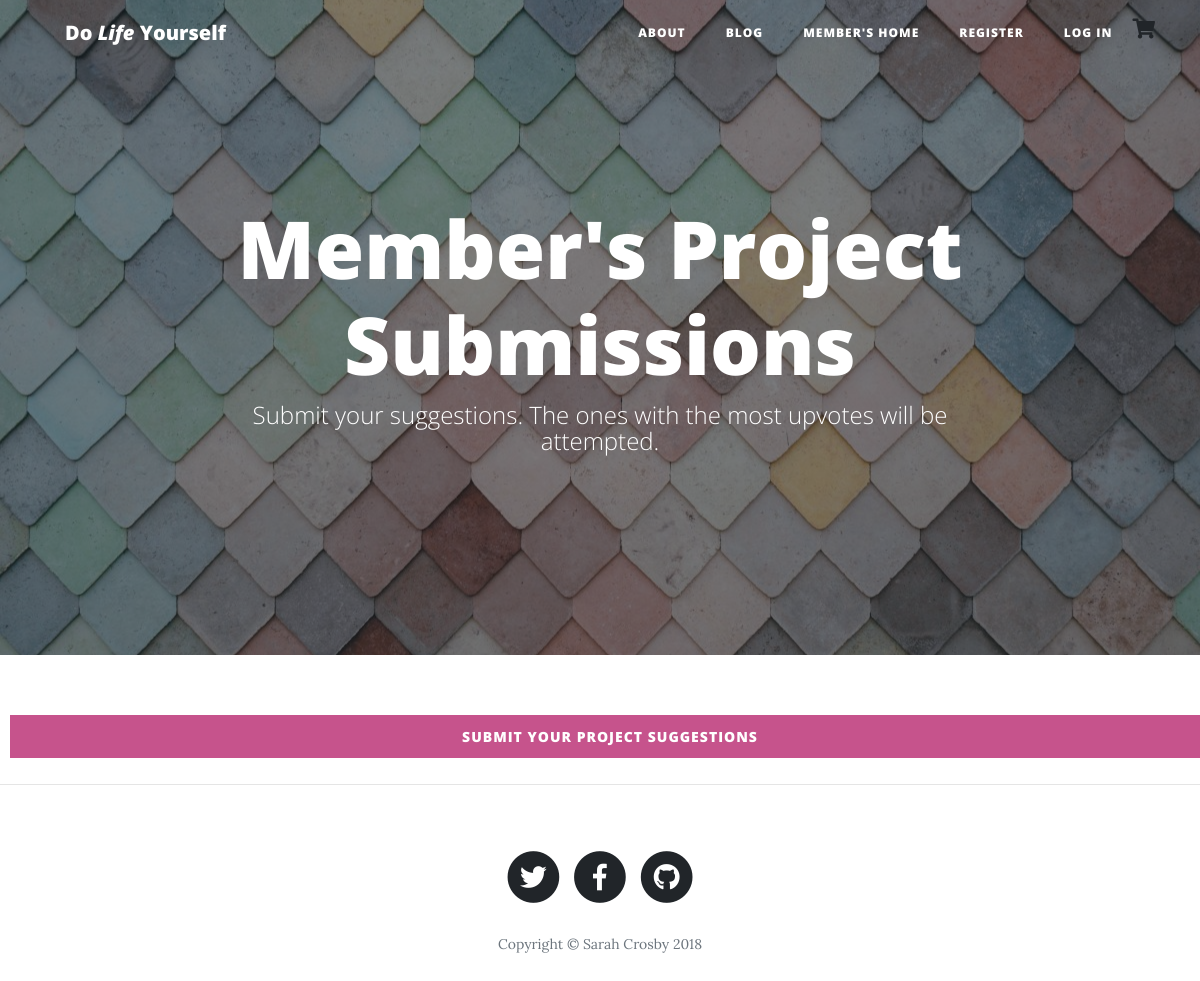
/posts/, run on an earlier commit of the app's database.
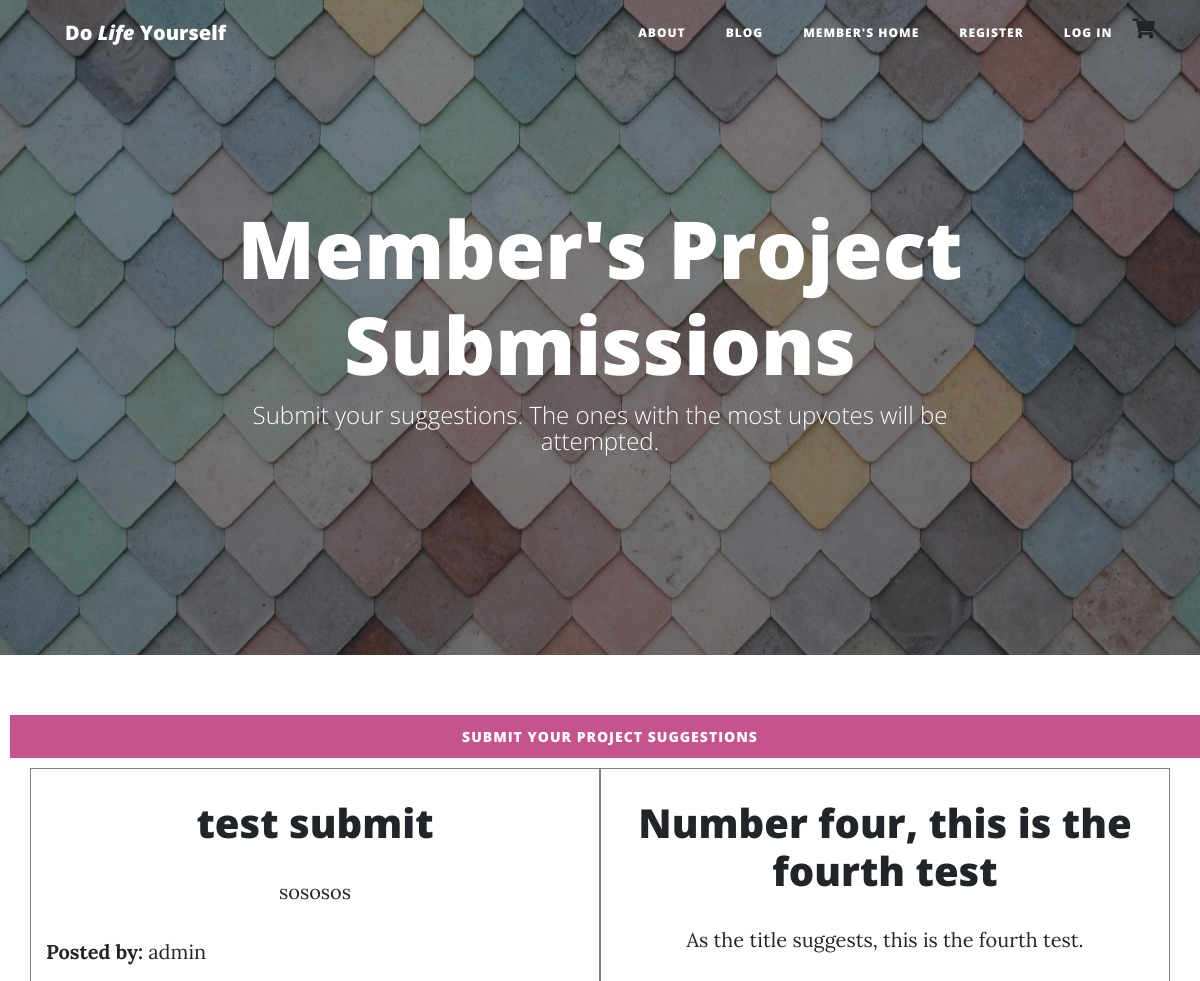
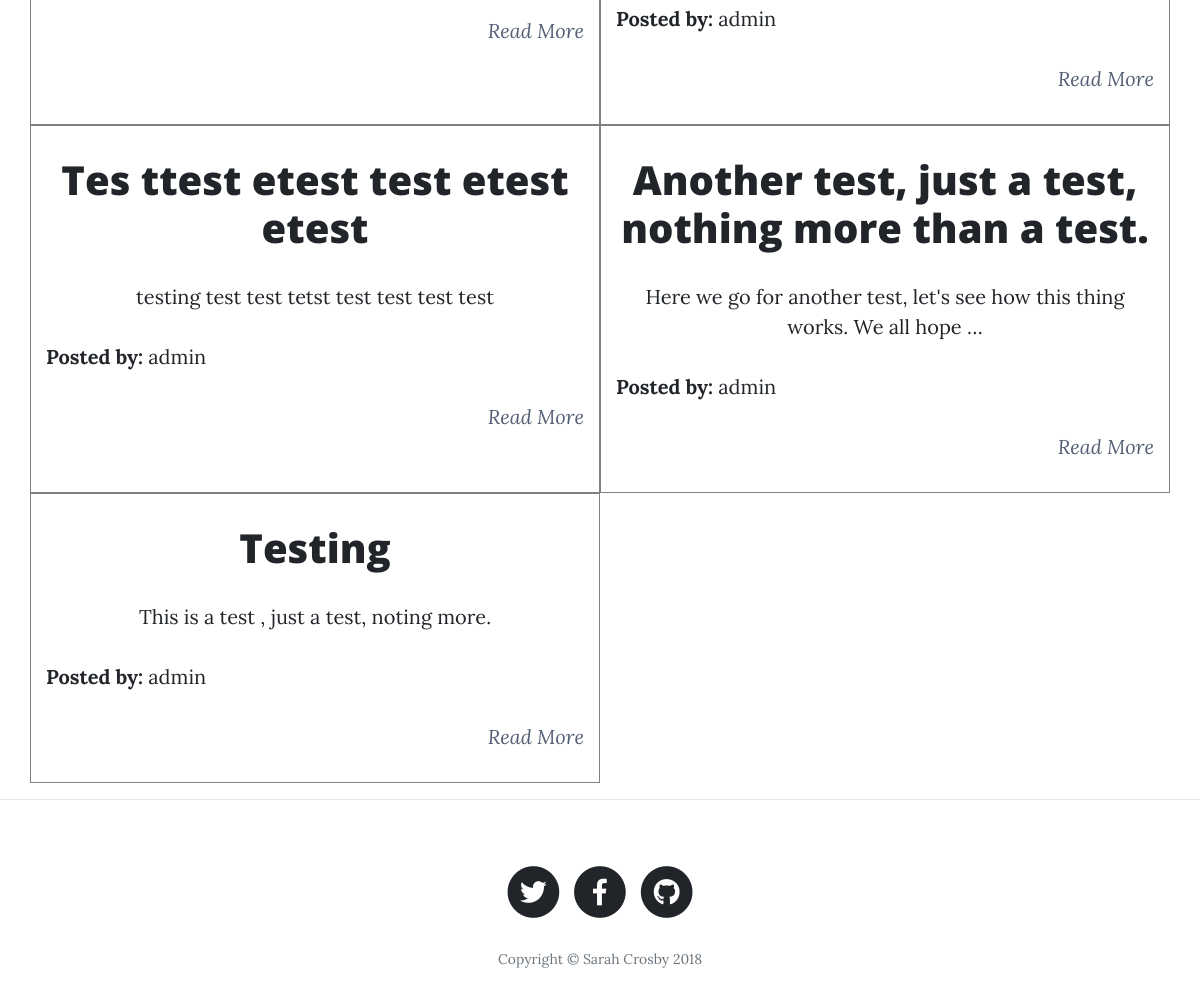
And on a later commit of the database (2 pictures, top to bottom).
### posts/models.py (models this page shows, shortened)
class Post(models.Model):
    title = models.CharField(max_length=30, default='')
    content = models.CharField(max_length=500, default='')
    created_date = models.DateTimeField(auto_now_add=True)
    published_date = models.DateTimeField(blank=True, null=True,
                                          default=timezone.now)
    views = models.IntegerField(default=0)
    tag = models.CharField(max_length=30, blank=True, null=True)
    user = models.ForeignKey(User, default="")
    status_choice = (
        ('PR', 'In Progress'),
        ('PL', 'In Planning'),
        ('C', 'Completed'),
        ('W', 'Waiting to be Funded'),
        ('R', 'Recently Submitted'),
    )
    status = models.CharField(max_length=2, choices=status_choice, default='R')
    votes = models.IntegerField(default = 0)
    image = models.ImageField(upload_to="img", blank=True, null=True, default='')

### posts/views.py (the view)
def get_posts(request):
    posts = Post.objects.filter(published_date__lte=timezone.now()
                                ).order_by('-published_date')
    return render(request, "boardposts.html", {'posts': posts})

### cart/contexts.py (called while the page is built)
def cart_contents(request):
    cart = request.session.get('cart', {})
    cart_items = []
    total = 0
    product_count = 0
    for id, quantity in cart.items():
        product = get_object_or_404(Product, pk=id)
        total += quantity * product.tribute
        product_count += quantity
        cart_items.append({'id': id, 'quantity': quantity, 'product': product})
    return {'cart_items': cart_items, 'total': total, 'product_count': product_count }

### posts/templates/boardposts.html (shortened to what this page needs)
{% extends 'base.html' %}
{% block content %}
    <header class="masthead" style="background-image: url('/media/img/host/background.jpg')">
      <div class="overlay"></div>
      <div class="container">
        <div class="row">
          <div class="col-lg-8 col-md-10 mx-auto">
            <div class="site-heading">
              <h1>Member's Project Submissions</h1>
              <span class="subheading">Submit your suggestions. The ones with the most upvotes will be attempted.</span>
            </div>
          </div>
        </div>
      </div>
    </header>
  </head>
  <body>
      <div class="custom-create-post">
        <a href="{% url 'new_post' %}" class="btn btn-custom-post">Submit your project suggestions</a>
      </div>
<div class="container">
  <div class="row">
    {% for post in posts %}
    <div class="col-md-6 custom-post-preview">
       <p><h1 class="text-center">
                {{ post.title }}
            </p></h1>
            <p class="text-center">
              <span>{{ post.content | truncatewords:15 }} </span>
            </p>
            <p>
              <strong>Posted by:</strong> {{ post.user }}
            </p>
            <p  class="text-right">
              <a href="{% url 'post_detail' post.id %}"><i>Read More</i></a>
            </p>
    </div>
  {% endfor %}
  </div>
</div>
</body>
{% endblock %}

What changed in the data, as far as the page shows it:
added Post: title "test submit", content "sososos", user "admin"
added Post: title "Number four, this is the fourth test", content "As the title suggests, this is the fourth test.", user "admin"
added Post: title "Tes ttest etest test etest etest", content "testing test test tetst test test test test", user "admin"
added Post: title "Another test, just a test, nothing more than a test.", content "Here we go for another test, let's see how this thing works. We all hope …", user "admin"
added Post: title "Testing", content "This is a test , just a test, noting more.", user "admin"
